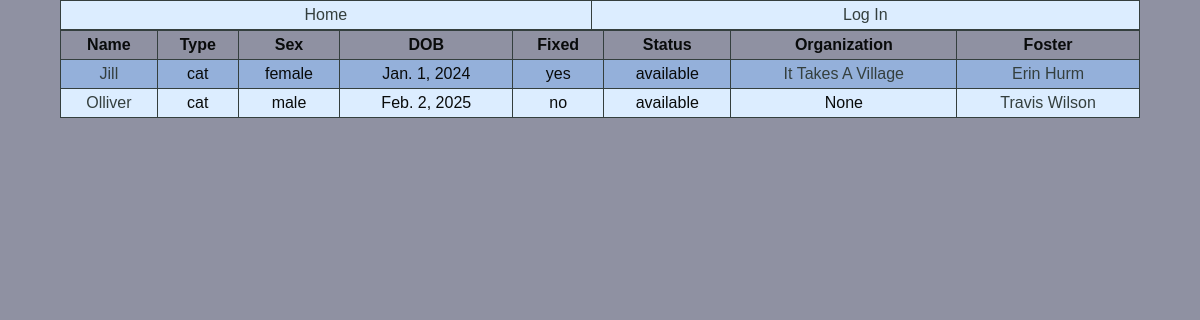
The page /viewpets/ on the database its author committed.
### PetTracker/models.py (models this page shows, shortened)
class Pet(models.Model):
    petID = models.AutoField(primary_key=True)
    petMicrochipID = models.CharField(max_length=50, blank=True, null=True)
    petName = models.CharField(max_length=50)
    petType = models.CharField(choices=typeSelection, max_length=10)
    petSex = models.CharField(choices=sexSelection, max_length=10)
    petDOB = models.DateField(blank=True, null=True)
    petSpayNeuter = models.CharField(choices=fixSelection, max_length=10)
    petStatus = models.CharField(choices=statusSelection, max_length=15)
    petImage = models.FileField(blank=True, null=True, upload_to='media/')
    petRecords = models.FileField(blank=True, null=True, upload_to='media/')
    petBio=models.TextField(max_length=5000, blank=True, null=True)
    petOrganization=models.ForeignKey(Organization, on_delete=models.CASCADE, blank=True, null=True)
    petFoster=models.ForeignKey(Foster, on_delete=models.CASCADE, blank=True, null=True)

class Organization(models.Model):
    orgID = models.AutoField(primary_key=True)
    orgName = models.CharField(max_length=50)
    orgContact = models.CharField(max_length=50)
    orgStreet = models.CharField(max_length=50)
    orgCity = models.CharField(max_length=50)
    orgState = models.CharField(choices=stateSelection, max_length=2)
    orgZip = models.CharField(max_length=5)
    orgEmail = models.EmailField(max_length=75)
    orgPhone = models.CharField(max_length=10, null=True)
    def __str__(self):
        return self.orgName

class Foster(models.Model):
    fosterID = models.AutoField(primary_key=True)
    fosterName = models.CharField(max_length=50)
    fosterStreet = models.CharField(max_length=50)
    fosterCity = models.CharField(max_length=50)
    fosterState = models.CharField(choices=stateSelection, max_length=2)
    fosterZip = models.CharField(max_length=5)
    fosterEmail = models.EmailField(max_length=70)
    fosterPhone = models.CharField(max_length=10, null=True)
    def __str__(self):
        return self.fosterName

### PetTracker/views.py (the view)
# urls.py: path("viewpets/", views.viewPet, name="viewpets"),
def viewPet(request):
    pets = Pet.objects.all()
    return render(request, 'viewpets.html', {'pets':pets})

### templates/viewpets.html (shortened to what this page needs)
{% extends 'base.html' %}
{% block content %}
<head>
</head>
<table>
    <tr>
        <th>Name</th>
        <th>Type</th>
        <th>Sex</th>
        <th>DOB</th>
        <th>Fixed</th>
        <th>Status</th>
        <th>Organization</th>
        <th>Foster</th>
    </tr>
    {% for pet in pets %}
        <tr>
            <td><a href="{% url 'petdetail' pet.petID %}"> {{pet.petName}}</a></td>
            <td>{{ pet.petType }}</td>
            <td>{{ pet.petSex }}</td>
            <td>{{ pet.petDOB }}</td>
            <td>{{ pet.petSpayNeuter }}</td>
            <td>{{ pet.petStatus }}</td>
            <td>
                {% if pet.petOrganization %}
                    <a href="{% url 'orgdetail' pet.petOrganization.orgID %}">{{ pet.petOrganization }}</a>
                {% else %}
                    {{ pet.petOrganization }}
                {% endif %}
            </td>
            <td>
                {% if pet.petFoster %}
                <a href="{% url 'fosterdetail' pet.petFoster.fosterID %}">{{ pet.petFoster }}</a>
                {% else %}
                    {{ pet.petFoster }}
                {% endif %}
            </td>
        </tr>
    {% endfor %}
</table>
{% endblock %}

### static/pettracker.css (style rules this page uses)
* { box-sizing: border-box; }
body { background-color: #8F91A2; color: #090B0B; font-family: "Verdana", "Arial", sans-serif; margin: 0; }
body a { text-decoration: none; }
body a:link { color: #343f3e; }
table { width: 90%; margin: auto; border-width: 1px; border-color: #343f3e; border-style: solid; border-collapse: collapse; }
td { padding: 5px; border-width: 1px; border-color: #343f3e; border-style: solid; text-align: center; }
th { padding: 5px; border-width: 1px; border-color: #343f3e; border-style: solid; }
table tr:nth-of-type(even) { background-color: #94B0DA }
table tr:nth-of-type(odd) { background-color: #DCEDFF }
table th { background-color: #8F91A2; }

### rows shown on the page
Pet: petName "Jill", petType "cat", petSex "female", petDOB "Jan. 1, 2024", petSpayNeuter "yes", petStatus "available", petOrganization "It Takes A Village", petFoster "Erin Hurm"
Pet: petName "Olliver", petType "cat", petSex "male", petDOB "Feb. 2, 2025", petSpayNeuter "no", petStatus "available", petOrganization "None", petFoster "Travis Wilson"
